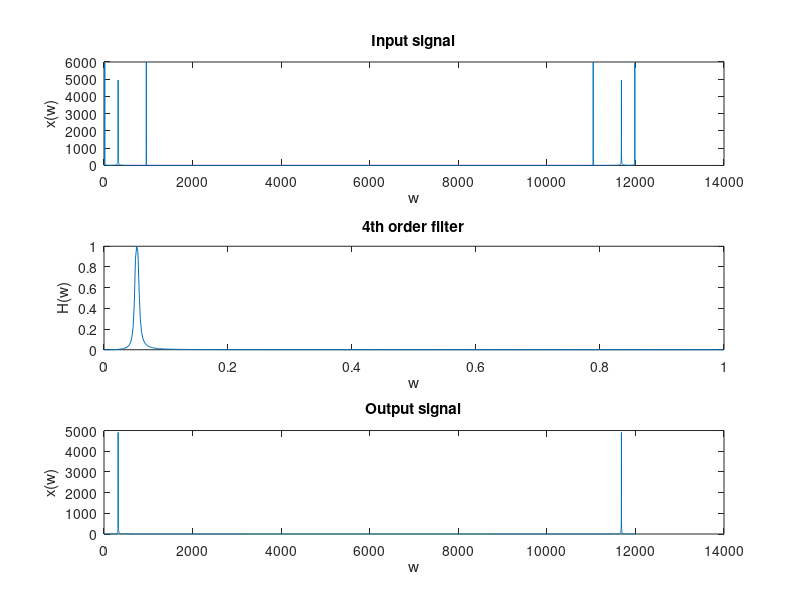
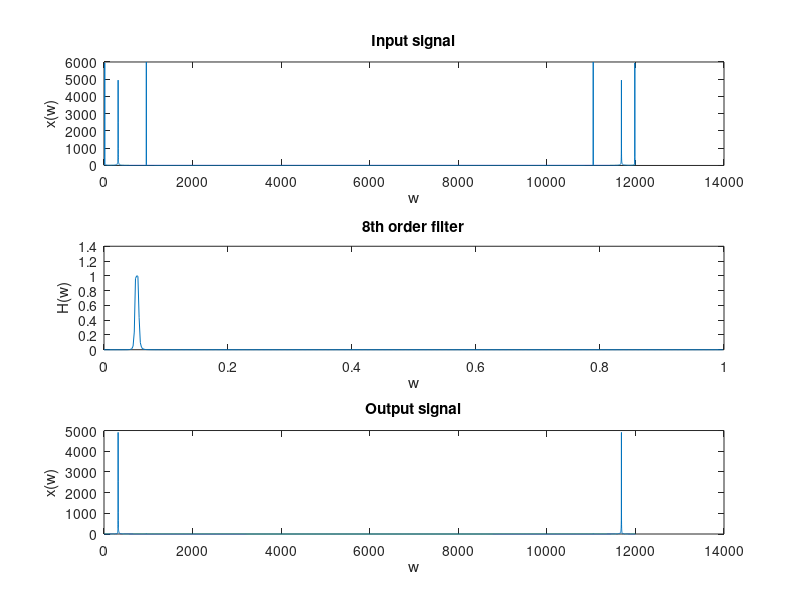

Write MATLAB code to recreate these figures, in order.
clear
clc
close all

% n = (0:  1);
% 
% x = sin(100 .* n) + sin(2000 .* n) + sin(6000 .* n);

% Butterworth filters

order = 4;
sampFreq = 12000;
halfPFreq1 = 300;
halfPFreq2 = 336;

n = (0: 1/sampFreq: 1);

x = sin(100 .* n) + sin(2000 .* n) + sin(6000 .* n);

[b, a] = butter(order/2, [halfPFreq1 halfPFreq2]/ (sampFreq/2), 'bandpass');
[H, freqRange] = freqz(b, a);

% butter4th = designfilt('bandpassiir','FilterOrder',order, ...
%     'HalfPowerFrequency1',halfPFreq1,'HalfPowerFrequency2',halfPFreq2, ...
%     'SampleRate', sampFreq);

y = filter(b, a, x);

xFreq = fft(x);
yFreq = fft(y);

figure(1);

% subplot(5, 1, 1)
% plot(x)
% title("Input signal")
% xlabel("t")
% ylabel("x(t)")

subplot(3, 1, 1)
plot(abs(xFreq))
title("Input signal")
xlabel("w")
ylabel("x(w)")

subplot(3, 1, 2)
plot(freqRange/pi, abs(H));
title("4th order filter")
xlabel("w")
ylabel("H(w)")

subplot(3, 1, 3)
plot(abs(yFreq))
title("Output signal")
xlabel("w")
ylabel("x(w)")

% subplot(5, 1, 5)
% plot(y)
% title("Output signal") 
% xlabel("t")
% ylabel("y(t)")


order = 8;
[b, a] = butter(order/2, [halfPFreq1 halfPFreq2]/ (sampFreq/2));
[H, freqRange] = freqz(b, a);
% % [A, B, C, D] = butter(order/2, [halfPFreq1 halfPFreq2]/ (sampFreq/2));
% butter8th = designfilt('bandpassiir','FilterOrder',order, ...
%     'HalfPowerFrequency1',halfPFreq1,'HalfPowerFrequency2',halfPFreq2, ...
%     'SampleRate', sampFreq);
% 
y = filter(b, a, x);

figure(2);

subplot(3, 1, 1)
plot(abs(xFreq))
title("Input signal")
xlabel("w")
ylabel("x(w)")

subplot(3, 1, 2)
plot(freqRange/pi, abs(H));
title("8th order filter")
xlabel("w")
ylabel("H(w)")

subplot(3, 1, 3)
plot(abs(yFreq))
title("Output signal")
xlabel("w")
ylabel("x(w)")

% Chebyshev filters

% order = 4;
% [b, a] = butter(order/2, [halfPFreq1 halfPFreq2]/ (sampFreq/2));
% 
% cheby4th = designfilt('bandpassiir','FilterOrder',order, ...
%     'HalfPowerFrequency1',halfPFreq1,'HalfPowerFrequency2',halfPFreq2, ...
%     'SampleRate', sampFreq);